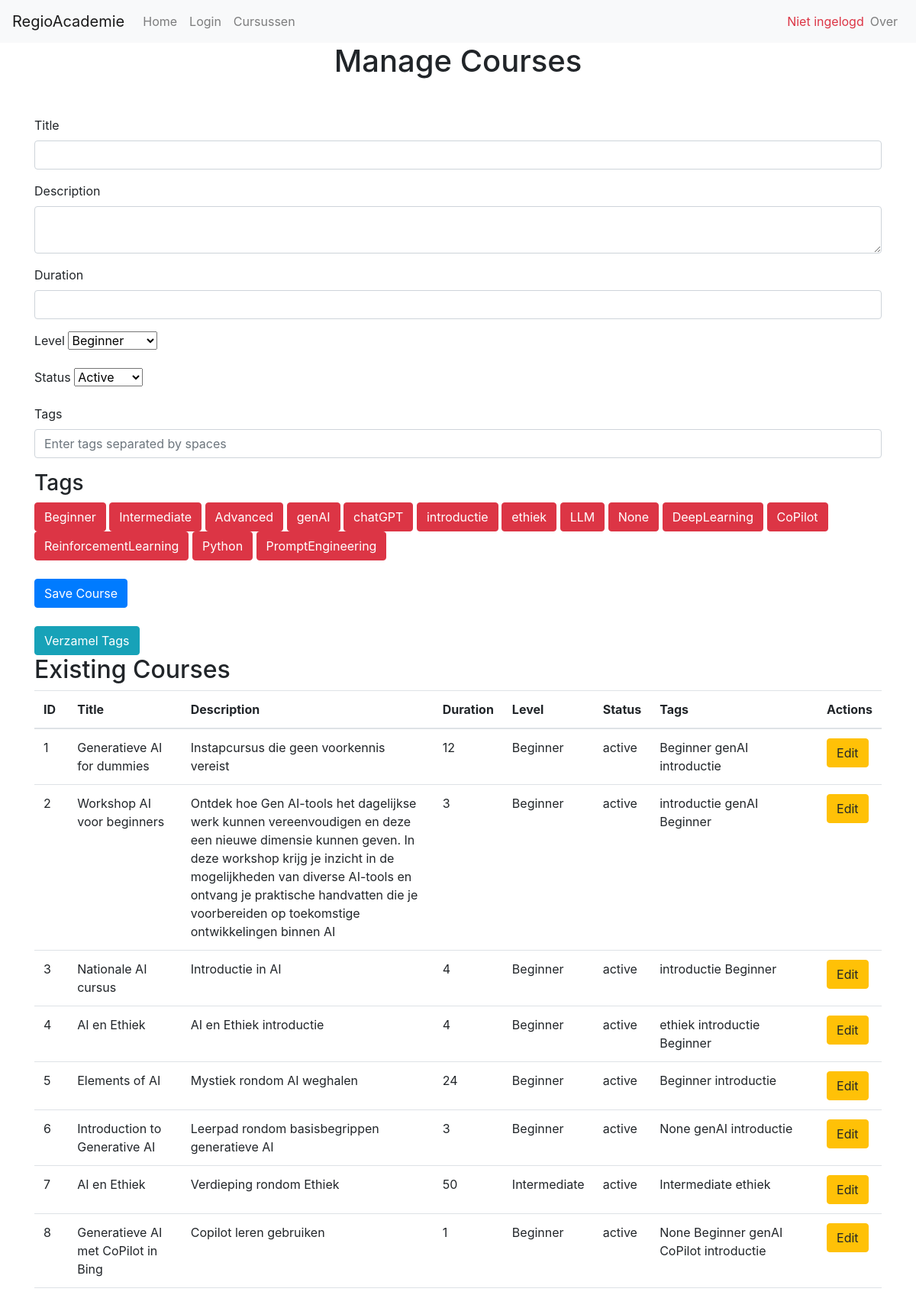
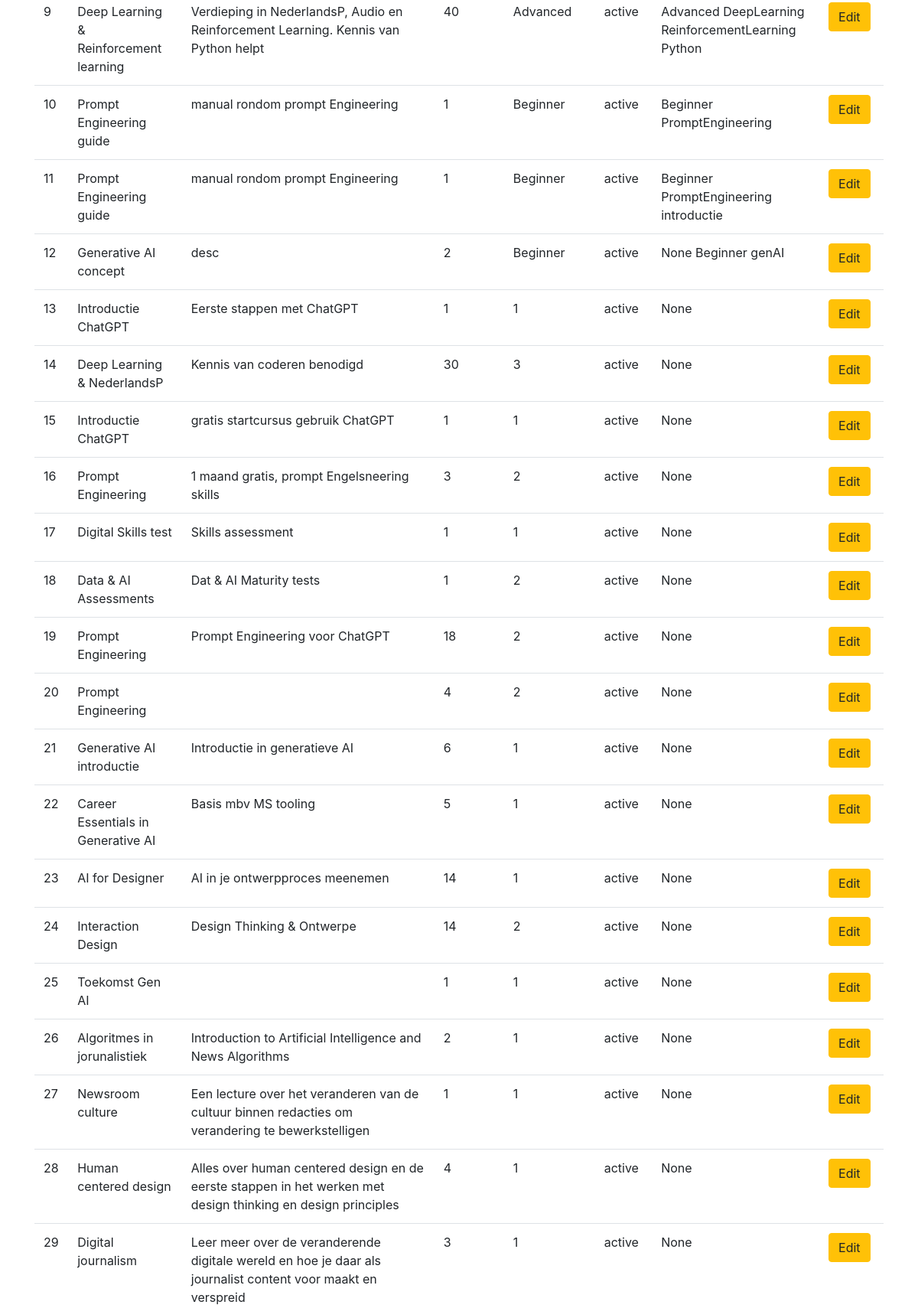
The app's page /manage_courses (upper part) with its own data (2 pictures, top to bottom).
### src/models.py (models this page shows, shortened)
class Tag(db.Model):
    __tablename__ = 'tags'
    id = db.Column(db.Integer, primary_key=True)
    tag_name = db.Column(db.String, nullable=False)

class Course(db.Model):
    __tablename__ = 'courses'
    id = db.Column(db.Integer, primary_key=True)
    title = db.Column(db.String(255), nullable=False)
    description = db.Column(db.Text, nullable=False)
    duration = db.Column(db.String(50), nullable=False)
    level = db.Column(db.String(50), nullable=False)
    status = db.Column(db.String(20), default='active')  # 'active' or 'inactive'
    tags = db.Column(db.String(255))  # New field for tags
    created_at = db.Column(db.DateTime, default=db.func.current_timestamp())
    updated_at = db.Column(db.DateTime, default=db.func.current_timestamp(), onupdate=db.func.current_timestamp())

### app.py (the view)
@app.route('/manage_courses', methods=['GET', 'POST'])
def manage_courses():
    course_id = request.args.get('course_id')
    course = Course.query.get(course_id) if course_id else None
    courses = Course.query.all()
    tags = Tag.query.all()
    return render_template('manage_courses.html', courses=courses, tags=tags, course=course)

### templates/manage_courses.html (shortened to what this page needs)
{% extends "base.html" %}
{% block content %}
<h1 class="text-center mb-5">Manage Courses</h1>
<form method="POST" action="{{ url_for('save_course') }}" class="mb-4">
    <div class="mb-3">
        <label for="title" class="form-label">Title</label>
        <input type="text" class="form-control" name="title" id="title" required>
    </div>
    <div class="mb-3">
        <label for="description" class="form-label">Description</label>
        <textarea class="form-control" name="description" id="description" required></textarea>
    </div>
    <div class="mb-3">
        <label for="duration" class="form-label">Duration</label>
        <input type="text" class="form-control" name="duration" id="duration" required>
    </div>
    <div class="mb-3">
        <label for="level" class="form-label">Level</label>
        <select class="form-select" name="level" id="level" required>
            <option value="Beginner">Beginner</option>
        </select>
    </div>
    <div class="mb-3">
        <label for="status" class="form-label">Status</label>
        <select class="form-select" name="status" id="status" required>
            <option value="active">Active</option>
        </select>
    </div>
    <div class="form-group">
        <label for="tags">Tags</label>
        <input type="text" class="form-control" id="tags" name="tags" placeholder="Enter tags separated by spaces">
    </div>
    <div class="mb-4">
        <h3>Tags</h3>
        {% for tag in tags %}
            <button type="button" class="btn btn-danger" id="tag-{{ tag.tag_name }}" onclick="toggleTag('{{ tag.tag_name }}')">{{ tag.tag_name }}</button>
        {% endfor %}
    </div>
    <button type="submit" class="btn btn-primary">Save Course</button>
</form>
<form method="POST" action="{{ url_for('collect_tags') }}">
    <button type="submit" class="btn btn-info" title="Verzamel de Tags van alle cursussen">Verzamel Tags</button>
</form>
<h2>Existing Courses</h2>
<table class="table">
    <thead>
        <tr>
            <th>ID</th>
            <th>Title</th>
            <th>Description</th>
            <th>Duration</th>
            <th>Level</th>
            <th>Status</th>
            <th>Tags</th>
            <th>Actions</th>
        </tr>
    </thead>
    <tbody>
        {% for course in courses %}
        <tr>
            <td>{{ course.id }}</td>
            <td>{{ course.title }}</td>
            <td>{{ course.description }}</td>
            <td>{{ course.duration }}</td>
            <td>{{ course.level }}</td>
            <td>{{ course.status }}</td>
            <td>{{ course.tags }}</td>
            <td>
                <button class="btn btn-warning" onclick="editCourse({{ course.id }}, '{{ course.title }}', '{{ course.description }}', '{{ course.duration }}', '{{ course.level }}', '{{ course.status }}', '{{ course.tags }}')">Edit</button>
            </td>
        </tr>
        {% endfor %}
    </tbody>
</table>
{% endblock %}

### templates/base.html (shortened to what this page needs)
<!DOCTYPE html>
<html lang="nl">
<head>
    <link rel="stylesheet" href="https://stackpath.bootstrapcdn.com/bootstrap/4.5.2/css/bootstrap.min.css">
</head>
<body>
    <nav class="navbar navbar-expand-lg navbar-light bg-light">
        <a class="navbar-brand" href="/">RegioAcademie</a>
        <div class="collapse navbar-collapse">
            <ul class="navbar-nav mr-auto">
                <li class="nav-item">
                    <a class="nav-link" href="/">Home</a>
                </li>
                {% if not session.username %}
                <li class="nav-item">
                    <a class="nav-link" href="/login">Login</a>
                </li>
                {% endif %}
                <li class="nav-item">
                    <a class="nav-link" href="/courses">Cursussen</a>
                </li>
            </ul>
            <ul class="navbar-nav">
                {% if session.username %}
                    <li class="nav-item">
                        <span class="navbar-text">Welkom, {{ session.username }}!</span>
                    </li>
                    <li class="nav-item">
                        <a class="nav-link" href="{{ url_for('logout') }}">Uitloggen</a>
                    </li>
                {% else %}
                    <li class="nav-item">
                        <span class="navbar-text text-danger">Niet ingelogd</span>
                    </li>
                {% endif %}
            </ul>
            <ul class="navbar-nav">
                <li class="nav-item">
                    <a class="nav-link" href="/about">Over</a>
                </li>
            </ul>
        </div>
    </nav>
    <div class="container">
        {% block content %}{% endblock %}
    </div>
</body>
</html>

### records on screen
Tag: tag_name "Beginner"
Tag: tag_name "Intermediate"
Tag: tag_name "Advanced"
Tag: tag_name "genAI"
Tag: tag_name "chatGPT"
Tag: tag_name "introductie"
Tag: tag_name "ethiek"
Tag: tag_name "LLM"
Tag: tag_name "None"
Tag: tag_name "DeepLearning"
Tag: tag_name "CoPilot"
Tag: tag_name "ReinforcementLearning"
Tag: tag_name "Python"
Tag: tag_name "PromptEngineering"
Course: id "1", title "Generatieve AI for dummies", description "Instapcursus die geen voorkennis vereist", duration "12", level "Beginner", status "active", tags "Beginner genAI introductie"
Course: id "2", title "Workshop AI voor beginners", description "Ontdek hoe Gen AI-tools het dagelijkse werk kunnen vereenvoudigen en deze een nieuwe dimensie kunnen geven. In deze workshop krijg je inzicht in de mogelijkheden van diverse AI-tools en ontvang je praktische handvatten die je voorbereiden op toekomstige ontwikkelingen binnen AI", duration "3", level "Beginner", status "active", tags "introductie genAI Beginner"
Course: id "3", title "Nationale AI cursus", description "Introductie in AI", duration "4", level "Beginner", status "active", tags "introductie Beginner"
Course: id "4", title "AI en Ethiek", description "AI en Ethiek introductie", duration "4", level "Beginner", status "active", tags "ethiek introductie Beginner"
Course: id "5", title "Elements of AI", description "Mystiek rondom AI weghalen", duration "24", level "Beginner", status "active", tags "Beginner introductie"
Course: id "6", title "Introduction to Generative AI", description "Leerpad rondom basisbegrippen generatieve AI", duration "3", level "Beginner", status "active", tags "None genAI introductie"
Course: id "7", title "AI en Ethiek", description "Verdieping rondom Ethiek", duration "50", level "Intermediate", status "active", tags "Intermediate ethiek"
Course: id "8", title "Generatieve AI met CoPilot in Bing", description "Copilot leren gebruiken", duration "1", level "Beginner", status "active", tags "None Beginner genAI CoPilot introductie"
Course: id "9", title "Deep Learning & Reinforcement learning", description "Verdieping in NederlandsP, Audio en Reinforcement Learning. Kennis van Python helpt", duration "40", level "Advanced", status "active", tags "Advanced DeepLearning ReinforcementLearning Python"
Course: id "10", title "Prompt Engineering guide", description "manual rondom prompt Engineering", duration "1", level "Beginner", status "active", tags "Beginner PromptEngineering"
Course: id "11", title "Prompt Engineering guide", description "manual rondom prompt Engineering", duration "1", level "Beginner", status "active", tags "Beginner PromptEngineering introductie"
Course: id "12", title "Generative AI concept", description "desc", duration "2", level "Beginner", status "active", tags "None Beginner genAI"
Course: id "13", title "Introductie ChatGPT", description "Eerste stappen met ChatGPT", duration "1", level "1", status "active", tags "None"
Course: id "14", title "Deep Learning & NederlandsP", description "Kennis van coderen benodigd", duration "30", level "3", status "active", tags "None"
Course: id "15", title "Introductie ChatGPT", description "gratis startcursus gebruik ChatGPT", duration "1", level "1", status "active", tags "None"
Course: id "16", title "Prompt Engineering", description "1 maand gratis, prompt Engelsneering skills", duration "3", level "2", status "active", tags "None"
Course: id "17", title "Digital Skills test", description "Skills assessment", duration "1", level "1", status "active", tags "None"
Course: id "18", title "Data & AI Assessments", description "Dat & AI Maturity tests", duration "1", level "2", status "active", tags "None"
Course: id "19", title "Prompt Engineering", description "Prompt Engineering voor ChatGPT", duration "18", level "2", status "active", tags "None"
Course: id "20", title "Prompt Engineering", duration "4", level "2", status "active", tags "None"
Course: id "21", title "Generative AI introductie", description "Introductie in generatieve AI", duration "6", level "1", status "active", tags "None"
Course: id "22", title "Career Essentials in Generative AI", description "Basis mbv MS tooling", duration "5", level "1", status "active", tags "None"
Course: id "23", title "AI for Designer", description "AI in je ontwerpproces meenemen", duration "14", level "1", status "active", tags "None"
Course: id "24", title "Interaction Design", description "Design Thinking & Ontwerpe", duration "14", level "2", status "active", tags "None"
Course: id "25", title "Toekomst Gen AI", duration "1", level "1", status "active", tags "None"
Course: id "26", title "Algoritmes in jorunalistiek", description "Introduction to Artificial Intelligence and News Algorithms", duration "2", level "1", status "active", tags "None"
Course: id "27", title "Newsroom culture", description "Een lecture over het veranderen van de cultuur binnen redacties om verandering te bewerkstelligen", duration "1", level "1", status "active", tags "None"
Course: id "28", title "Human centered design", description "Alles over human centered design en de eerste stappen in het werken met design thinking en design principles", duration "4", level "1", status "active", tags "None"
Course: id "29", title "Digital journalism", description "Leer meer over de veranderende digitale wereld en hoe je daar als journalist content voor maakt en verspreid", duration "3", level "1", status "active", tags "None"
